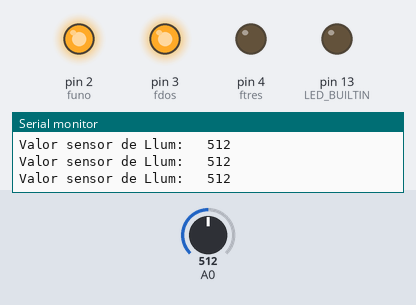
Recording of a sketch running on a simulated Arduino Uno, built with avr-gcc and run on an emulated ATmega328P. Parts: output pins drawn as LEDs (lit = HIGH), the last lines printed to the serial monitor. The test bench sets the inputs (shaded band); at power-on: A0 = 512.

Above: at 1.2 s.
1.3 s: A0 set to 11
2.8 s: A0 set to 8
At 3.4 s:
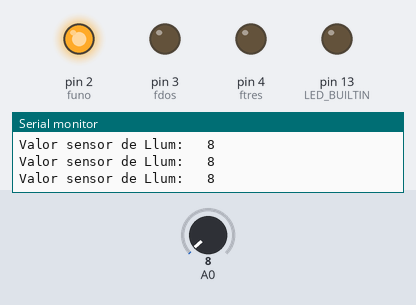
4.4 s: A0 set to 0
At 4.8 s:
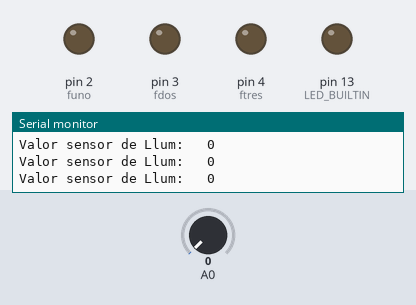
6.0 s: A0 set to 20
At 7.4 s:
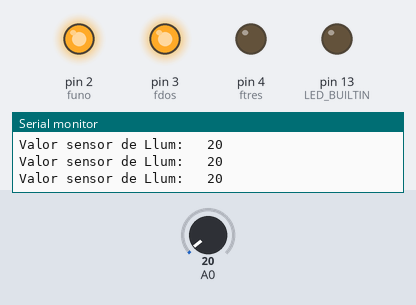
Timing chart, 0 to 8.6 s (numbered marks = the images above; inputs shaded):
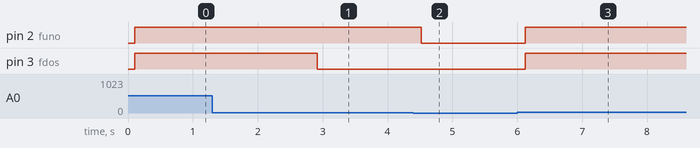

The sketch:

Gruadef.ino
```cpp
int funo = 2;
int fdos = 3;
int ftres = 4;

int tempsentredada = 100;

int valorsensor = 0;

int valorminim = 0;
int primeralinea = 10;
int segonalinea = 50;
int terceralinea = 100;

void setup() {
  Serial.begin(9600);
  pinMode(funo, OUTPUT);
  pinMode(fdos, OUTPUT);
  pinMode(ftres, OUTPUT);
  pinMode(LED_BUILTIN, OUTPUT);
}

void loop() {
  valorsensor = analogRead(A0);
  delay(100);
  Serial.print("Valor sensor de Llum: \t");
  Serial.println(valorsensor);

   if (valorsensor == valorminim) {
    digitalWrite(2, LOW);
    digitalWrite(3, LOW);
    digitalWrite(4, LOW);
  }
  else if (valorsensor < 10) {
    digitalWrite(2, HIGH);
    digitalWrite(3, LOW);
    digitalWrite(4, LOW);
  }
  else if (valorsensor > 10) {
    digitalWrite(2, HIGH);
    digitalWrite(3, HIGH);
    digitalWrite(4, LOW);
  }
  else if (valorsensor > 100) {
    digitalWrite(2, HIGH);
    digitalWrite(3, HIGH);
    digitalWrite(4, HIGH);
  }


}
```

Measured:
- the behaviour switches between 10 and 9 on A0 (found by bisection; images 0 and 1)
- after the input at 2.8 s, pin 3 (fdos): HIGH → LOW after 0.11 s
- after the input at 4.4 s, pin 2 (funo): HIGH → LOW after 0.12 s
- after the input at 6.0 s, pin 2 (funo), pin 3 (fdos): LOW → HIGH after 0.13 s
